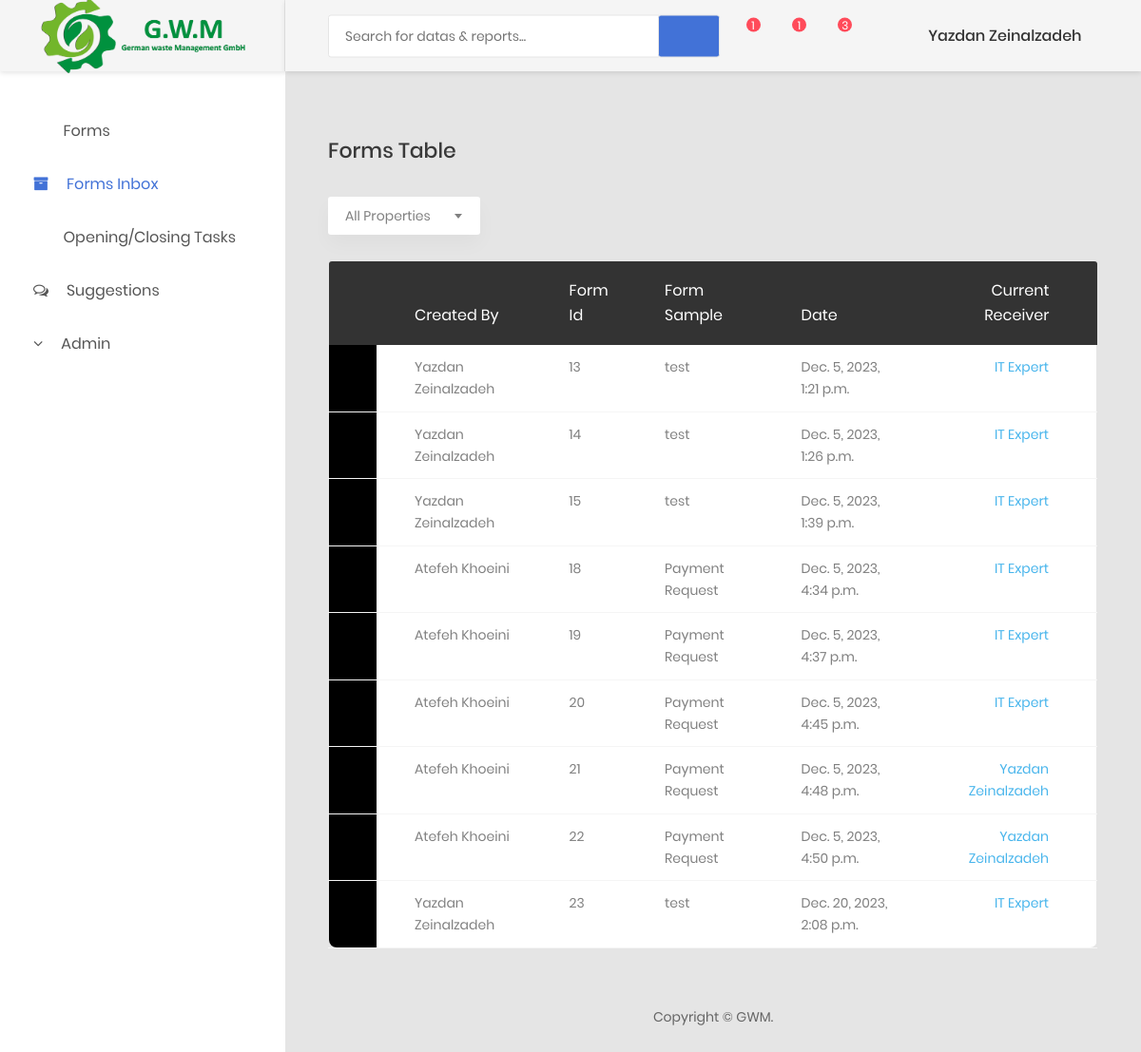
Screenshot of /dashboard/forms-inbox/ (signed in) with the database file from the repository.
### dashboard/models.py (models this page shows, shortened)
class User(AbstractUser):
    email = models.CharField(max_length=80,unique=True)
    username = models.CharField(max_length=45,unique=True)
    first_name = models.CharField(max_length=45)
    last_name =  models.CharField(max_length=45)
    role = models.CharField(max_length=45, choices=ROLES)
    department = models.ForeignKey("Department",on_delete=models.SET_NULL, null=True)
    USERNAME_FIELD="username"
    REQUIRED_FIELDS=['email',"first_name","last_name","role"]

class UserForm(models.Model):
    created_by = models.ForeignKey("User", related_name='created_by' , on_delete=models.CASCADE)
    sample = models.ForeignKey("FormSample",related_name ="sample", on_delete=models.CASCADE)
    title = models.CharField(max_length=50)
    date = models.DateTimeField(auto_now_add=True)
    STATUS_CHOICES = (
        ('og','On Going'),
        ('edit','Must Be Edited'),
        ('sm', 'Submitted'),
        ('dc','Declined')
    )
    status = models.CharField(max_length=50,choices=STATUS_CHOICES,null=True,blank=True)
    fields = models.JSONField(null=True) # Type: Value
    current_transition = models.OneToOneField(FormTransition, on_delete=models.CASCADE,null=True)
    all_transitions = models.ManyToManyField(FormTransition,related_name ="all_transitions")

class FormSample(models.Model):
    title = models.CharField(max_length=50)
    description = models.TextField()
    fields = models.JSONField(null=True) # Type: , Value:
    transitions = models.JSONField(null=True)
    theme_color = models.CharField(null=True,max_length=50)

class FormTransition(models.Model):
    form = models.ForeignKey("UserForm", on_delete=models.CASCADE , null=True)
    receivers_role = models.CharField(max_length=150, choices=ROLES,null=True)
    sign = models.FileField(upload_to='uploads/', null=True)
    next_transition = models.ForeignKey('self', related_name='next', on_delete=models.CASCADE , null=True)
    prev_transition = models.ForeignKey('self', related_name='prev', on_delete=models.CASCADE , null=True)
    sender_user = models.ForeignKey("User", related_name='sender' , on_delete=models.CASCADE, null=True)
    STATUS_CHOICES = (
        ('edit','Must Be Edited'),
        ('sb','Sent Back'),
        ('ac', 'Accepted'),
        ('dc','Declined')
    )
    status = models.CharField(max_length=150,choices=STATUS_CHOICES,default='og',null=True)
    date = models.DateTimeField(auto_now_add=True)
    comment = models.TextField()

### dashboard/views.py (the view, shortened to what this page needs)
# urls.py: path("forms-inbox/", views.dashboard_form_inbox, name="forms-inbox"),
def dashboard_form_inbox(request):
    if not request.user.is_authenticated:
        return redirect("login")
    forms_inbox = list(UserForm.objects.filter(Q(current_transition__receivers_role = request.user.role)|Q(current_transition__receivers_role = str(request.user.first_name + " " + request.user.last_name))))
    submitted_forms = list(UserForm.objects.filter(status='sm'))
    if submitted_forms:
        for form in submitted_forms:
            if form.all_transitions.filter(receivers_role=request.user.role):
                forms_inbox.append(form)
    decliend_forms = list(UserForm.objects.filter(status='dc'))
    if decliend_forms:
        for form in decliend_forms:
            if form.all_transitions.filter(receivers_role=request.user.role):
                forms_inbox.append(form)
    if forms_inbox:
        for form in forms_inbox:
            form.fields = form.fields
    return render(request, 'dashboard/forms-inbox.html',{"forms_inbox":forms_inbox,'page':'forms-inbox'})

### dashboard/templates/dashboard/forms-inbox.html (shortened to what this page needs)
{% extends 'dashboard/base.html' %}
{% block content %}
    <div class="row m-t-30">
        <div class="col-md-12">
            <h3 class="title-5 m-b-35">Forms Table</h3>
            <div class="table-data__tool">
                <div class="table-data__tool-left">
                    <div class="rs-select2--light rs-select2--md">
                    </div>
                </div>
            </div>
            <div class="table-responsive m-b-40">
                <table class="table table-borderless table-data3">
                    <thead>
                        <tr>
                            <th></th>
                            <th>created by</th>
                            <th>form id</th>
                            <th>form sample</th>
                            <th>date</th>
                            <th>current receiver</th>
                        </tr>
                    </thead>
                    <tbody>
                    {% for form in forms_inbox %}
                        <tr class='clickable-row ' data-toggle="modal" onClick="" data-target="#{{form.id}}" style="cursor:pointer;">
                            <td bgcolor='{{form.sample.theme_color}}'></td>
                            <td >{{ form.created_by.first_name }} {{ form.created_by.last_name }}</td>
                            <td>{{ form.id }} </td>
                            <td>{{ form.sample.title }} </td>
                            <td>{{ form.date }} </td>
                            <td  class="process">{% if  form.status == 'sm'%} <span class="badge badge-success">Submitted</span>
                                {% elif form.status == 'dc'%}<span class="badge badge-danger">Declined</span>
                                {% elif form.status == 'edit'%}<span class="badge badge-warning">Must Be Edited</span>
                                {% else %}{{ form.current_transition.receivers_role }} {% endif %} </td>
                        </tr>
                    {% endfor %}
                    </tbody>
                </table>
            </div>
        </div>
    </div>
{% endblock content %}

### dashboard/templates/dashboard/base.html (shortened to what this page needs)
<!DOCTYPE html>
<html lang="en">
<head>
    {% load static %}
    <link href={% static "css/font-face.css" %} rel="stylesheet" media="all">
    <link href={% static "vendor/font-awesome-4.7/css/font-awesome.min.css" %} rel="stylesheet" media="all">
    <link href={% static "vendor/font-awesome-5/css/fontawesome-all.min.css" %} rel="stylesheet" media="all">
    <link href={% static "vendor/mdi-font/css/material-design-iconic-font.min.css" %} rel="stylesheet" media="all">
    <link rel="stylesheet" href="https://cdnjs.cloudflare.com/ajax/libs/font-awesome/4.7.0/css/font-awesome.min.css">
    <link href={% static "vendor/bootstrap-4.1/bootstrap.min.css" %} rel="stylesheet" media="all">
    <link href={% static "vendor/animsition/animsition.min.css" %} rel="stylesheet" media="all">
    <link href={% static "vendor/bootstrap-progressbar/bootstrap-progressbar-3.3.4.min.css" %} rel="stylesheet" media="all">
    <link href={% static "vendor/wow/animate.css" %} rel="stylesheet" media="all">
    <link href={% static "vendor/css-hamburgers/hamburgers.min.css" %} rel="stylesheet" media="all">
    <link href={% static "vendor/slick/slick.css" %} rel="stylesheet" media="all">
    <link href={% static "vendor/select2/select2.min.css" %} rel="stylesheet" media="all">
    <link href={% static "vendor/perfect-scrollbar/perfect-scrollbar.css" %} rel="stylesheet" media="all">
    <link href={% static "css/theme.css" %} rel="stylesheet" media="all">
</head>
<body class="animsition">
    <div class="page-wrapper">
        <aside class="menu-sidebar d-none d-lg-block">
            <div class="logo">
                <a href="#">
                    <img src={% static "images/icon/logo.png"%} alt="Cool Admin" />
                </a>
            </div>
            <div class="menu-sidebar__content js-scrollbar1">
                <nav class="navbar-sidebar">
                    <ul class="list-unstyled navbar__list">
                        <li {% if page == "forms" %} class="active" {% endif %}>
                            <a href={% url "forms"%}>
                                <i class="far fa-check-square"></i>Forms</a>
                        </li>
                        <li {% if page == "forms-inbox" %} class="active" {% endif %}>
                            <a href={% url "forms-inbox"%}>
                                <i class="fa fa-archive"></i>Forms Inbox</a>
                        </li>
                        <li {% if page == "oc-tasks" %} class="active" {% endif %}>
                            <a href={% url "oc-tasks"%}>
                                <i class="far  fa-calendar-o"></i>Opening/Closing Tasks</a>
                        </li>
                        <li {% if page == "suggestions" %} class="active" {% endif %}>
                            <a href={% url "suggestions"%}>
                                <i class="fa fa-comments-o" style="font-size:16px"></i>Suggestions</a>
                        </li>
                        {% if user.is_superuser or user.is_moderator %}
                        <li class="has-sub{% if page == "forms-admin" or page == "oc-admin" or page == "suggestions-admin"%} active {% endif %}">
                            <a class="js-arrow " href="#"><i class="fa fa-angle-down "></i>Admin</a>
                        </li>
                        {% endif %}
                    </ul>
                </nav>
            </div>
        </aside>
        <div class="page-container">
            <header class="header-desktop">
                <div class="section__content section__content--p30">
                    <div class="container-fluid">
                        <div class="header-wrap">
                            <form class="form-header" action="" method="POST">
                                <input class="au-input au-input--xl" type="text" name="search" placeholder="Search for datas &amp; reports..." />
                                <button class="au-btn--submit" type="submit">
                                    <i class="zmdi zmdi-search"></i>
                                </button>
                            </form>
                            <div class="header-button">
                                <div class="noti-wrap">
                                    <div class="noti__item js-item-menu">
                                        <i class="zmdi zmdi-comment-more"></i>
                                        <span class="quantity">1</span>
                                    </div>
                                    <div class="noti__item js-item-menu">
                                        <i class="zmdi zmdi-email"></i>
                                        <span class="quantity">1</span>
                                    </div>
                                    <div class="noti__item js-item-menu">
                                        <i class="zmdi zmdi-notifications"></i>
                                        <span class="quantity">3</span>
                                    </div>
                                </div>
                                <div class="account-wrap">
                                    <div class="account-item clearfix js-item-menu">
                                        <div class="image">
                                        </div>
                                        <div class="content">
                                            <a class="js-acc-btn" href="#">{{ user.first_name }} {{ user.last_name }}</a>
                                        </div>
                                    </div>
                                </div>
                            </div>
                        </div>
                    </div>
                </div>
            </header>
            <div class="main-content">
                <div class="section__content section__content--p30">
                    <div class="container-fluid">
                        {% block content %}
                        {% endblock content %}
                        <div class="row">
                            <div class="col-md-12">
                                <div class="copyright">
                                    <p>Copyright © GWM.</p>
                                </div>
                            </div>
                        </div>
                    </div>
                </div>
            </div>
        </div>
    </div>
</body>
</html>

### rows the page displays
User: first_name "Yazdan", last_name "Zeinalzadeh"
UserForm: created_by.first_name "Yazdan", created_by.last_name "Zeinalzadeh", id "13", sample "test", date "Dec. 5, 2023, 1:21 p.m.", current_transition.receivers_role "IT Expert"
UserForm: created_by.first_name "Yazdan", created_by.last_name "Zeinalzadeh", id "14", sample "test", date "Dec. 5, 2023, 1:26 p.m.", current_transition.receivers_role "IT Expert"
UserForm: created_by.first_name "Yazdan", created_by.last_name "Zeinalzadeh", id "15", sample "test", date "Dec. 5, 2023, 1:39 p.m.", current_transition.receivers_role "IT Expert"
UserForm: created_by.first_name "Atefeh", created_by.last_name "Khoeini", id "18", sample "Payment Request", date "Dec. 5, 2023, 4:34 p.m.", current_transition.receivers_role "IT Expert"
UserForm: created_by.first_name "Atefeh", created_by.last_name "Khoeini", id "19", sample "Payment Request", date "Dec. 5, 2023, 4:37 p.m.", current_transition.receivers_role "IT Expert"
UserForm: created_by.first_name "Atefeh", created_by.last_name "Khoeini", id "20", sample "Payment Request", date "Dec. 5, 2023, 4:45 p.m.", current_transition.receivers_role "IT Expert"
UserForm: created_by.first_name "Atefeh", created_by.last_name "Khoeini", id "21", sample "Payment Request", date "Dec. 5, 2023, 4:48 p.m.", current_transition.receivers_role "Yazdan Zeinalzadeh"
UserForm: created_by.first_name "Atefeh", created_by.last_name "Khoeini", id "22", sample "Payment Request", date "Dec. 5, 2023, 4:50 p.m.", current_transition.receivers_role "Yazdan Zeinalzadeh"
UserForm: created_by.first_name "Yazdan", created_by.last_name "Zeinalzadeh", id "23", sample "test", date "Dec. 20, 2023, 2:08 p.m.", current_transition.receivers_role "IT Expert"
